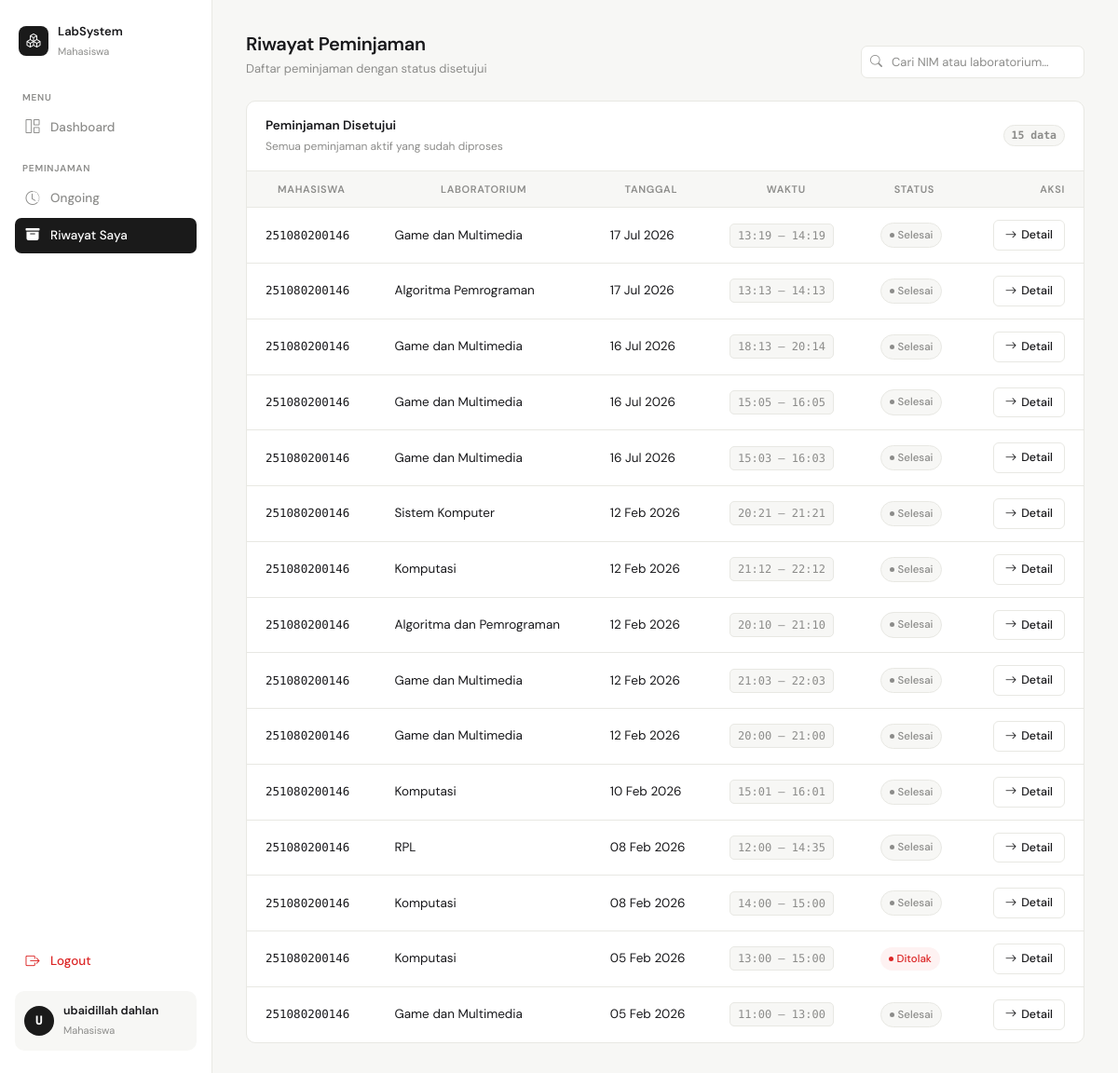
/mahasiswa/arsip_peminjaman_mhs.php (signed in), run on an earlier commit of the app's database.
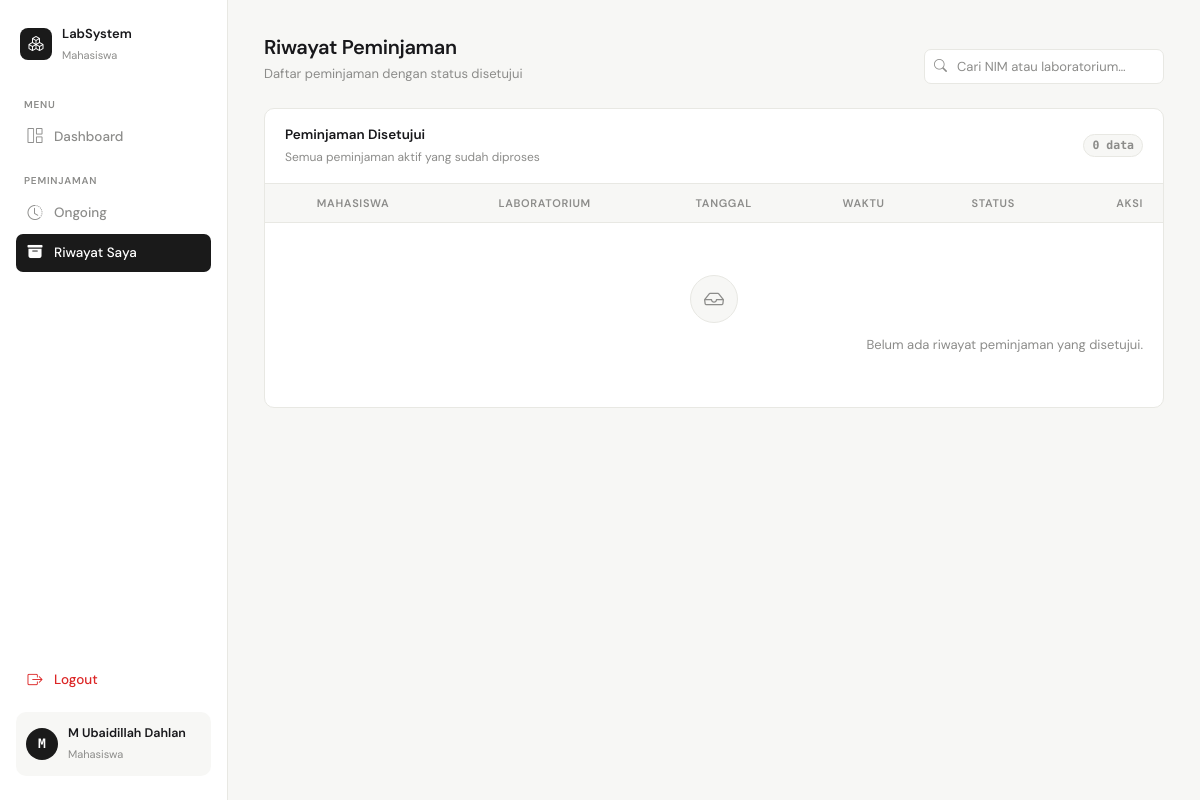
And on a later commit of the database.
### tables this page shows
CREATE TABLE `data_pinjam` (
  `id_data` int NOT NULL,
  `nim` char(12) NOT NULL,
  `jenis` enum('lab','barang') NOT NULL DEFAULT 'lab',
  `tanggal` date NOT NULL,
  `jam_mulai` time NOT NULL,
  `jam_selesai` time NOT NULL,
  `nama_lab` varchar(100) DEFAULT NULL,
  `id_barang` int DEFAULT NULL,
  `nama_barang` varchar(100) DEFAULT NULL,
  `jumlah` int DEFAULT NULL,
  `kursi` int DEFAULT NULL,
  `status` enum('disetujui','ditolak','menunggu','selesai') NOT NULL
);

### mahasiswa/arsip_peminjaman_mhs.php (the view, shortened to what this page needs)
<?php
require_once __DIR__ . '/../config/koneksi.php';
$query = mysqli_query($koneksi, "
    SELECT *
    FROM data_pinjam
    WHERE status IN ('selesai', 'ditolak') AND nim = '{$_SESSION['mahasiswa']['nim']}'
    ORDER BY tanggal DESC
");
?>
<!DOCTYPE html>
<html lang="id">
<head>
<link href="https://cdn.jsdelivr.net/npm/bootstrap-icons/font/bootstrap-icons.css" rel="stylesheet">
</head>
<body>
<aside class="sidebar" id="sidebar">
    <div class="sidebar-logo">
        <div class="logo-icon"><i class="bi bi-boxes"></i></div>
        <div class="sidebar-logo-text">
            <strong>LabSystem</strong>
            <span>Mahasiswa</span>
        </div>
    </div>
    <p class="nav-section">Menu</p>
    <ul style="list-style:none;padding:0;margin:0">
        <li class="nav-item">
            <a class="nav-link" href="dashboard_mhs.php">
                <i class="bi bi-grid-1x2"></i> Dashboard
            </a>
        </li>
    </ul>
    <p class="nav-section">Peminjaman</p>
    <ul style="list-style:none;padding:0;margin:0">
        <li class="nav-item">
            <a class="nav-link " href="riwayat_pinjam_mhs.php">
                <i class="bi bi-clock-history"></i> Ongoing
            </a>
        </li>
    </ul>
    <ul style="list-style:none;padding:0;margin:0">
        <li class="nav-item">
            <a class="nav-link active" href="arsip_peminjaman_mhs.php">
                <i class="bi bi-archive-fill"></i> Riwayat Saya
            </a>
        </li>
    </ul>
    <div style="flex:1"></div>
    <ul style="list-style:none;padding:0;margin:0 0 12px">
        <li class="nav-item">
            <a class="nav-link danger" href="../auth/logout.php" onclick="return confirm('Yakin ingin logout?')">
                <i class="bi bi-box-arrow-right"></i> Logout
            </a>
        </li>
    </ul>
    <div class="sidebar-user">
        <div class="avatar"><?= strtoupper(substr($_SESSION['mahasiswa']['nama'], 0, 1)) ?></div>
        <div class="sidebar-user-info">
            <strong><?= htmlspecialchars($_SESSION['mahasiswa']['nama']) ?></strong>
            <span>Mahasiswa</span>
        </div>
    </div>
</aside>
<main class="main">
    <div class="page-header">
        <div class="page-header-left">
            <h1>Riwayat Peminjaman</h1>
            <p>Daftar peminjaman dengan status disetujui</p>
        </div>
        <div class="toolbar">
            <div class="search-wrap">
                <input type="text" class="search-input" id="searchInput" placeholder="Cari NIM atau laboratorium…">
            </div>
        </div>
    </div>
    <div class="card">
        <div class="card-header">
            <div class="card-header-left">
                <h2>Peminjaman Disetujui</h2>
                <span>Semua peminjaman aktif yang sudah diproses</span>
            </div>
            <span class="count-chip" id="rowCount">—</span>
        </div>
        <div class="table-wrap">
            <table>
                <thead>
                    <tr>
                        <th>Mahasiswa</th>
                        <th>Laboratorium</th>
                        <th>Tanggal</th>
                        <th>Waktu</th>
                        <th>Status</th>
                        <th>Aksi</th>
                    </tr>
                </thead>
                <tbody id="tableBody">
                <?php if (mysqli_num_rows($query) == 0): ?>
                    <tr class="no-result-row">
                        <td colspan="6">
                            <div class="empty-icon"><i class="bi bi-inbox"></i></div>
                            <p>Belum ada riwayat peminjaman yang disetujui.</p>
                        </td>
                    </tr>
                <?php else: ?>
                    <?php while ($row = mysqli_fetch_assoc($query)):
                        $badgeClass = match($row['status']) {
                            'disetujui' => 'badge-disetujui',
                            'ditolak'   => 'badge-ditolak',
                            default     => 'badge-default'
                        };
                    ?>
                    <tr>
                        <td><span class="nim-text"><?= htmlspecialchars($row['nim']) ?></span></td>
                        <td><?= htmlspecialchars($row['nama_lab']) ?></td>
                        <td><?= date('d M Y', strtotime($row['tanggal'])) ?></td>
                        <td>
                            <span class="time-range">
                                <?= substr($row['jam_mulai'], 0, 5) ?> – <?= substr($row['jam_selesai'], 0, 5) ?>
                            </span>
                        </td>
                        <td>
                            <span class="badge <?= $badgeClass ?>">
                                <?= ucfirst($row['status']) ?>
                            </span>
                        </td>
                        <td>
                            <a href="detail_pinjam_mhs.php?id=<?= $row['id_data'] ?>" class="btn-detail">
                                <i class="bi bi-arrow-right"></i> Detail
                            </a>
                        </td>
                    </tr>
                    <?php endwhile; ?>
                <?php endif; ?>
                </tbody>
            </table>
        </div>
    </div>
</main>
</body>
</html>

What changed in the data, as far as the page shows it:
removed data_pinjam: nim "251080200146", nama_lab "Game dan Multimedia", tanggal "17 Jul 2026", jam_mulai "13:19", jam_selesai "14:19", status "Selesai"
removed data_pinjam: nim "251080200146", nama_lab "Algoritma Pemrograman", tanggal "17 Jul 2026", jam_mulai "13:13", jam_selesai "14:13", status "Selesai"
removed data_pinjam: nim "251080200146", nama_lab "Game dan Multimedia", tanggal "16 Jul 2026", jam_mulai "18:13", jam_selesai "20:14", status "Selesai"
removed data_pinjam: nim "251080200146", nama_lab "Game dan Multimedia", tanggal "16 Jul 2026", jam_mulai "15:05", jam_selesai "16:05", status "Selesai"
removed data_pinjam: nim "251080200146", nama_lab "Game dan Multimedia", tanggal "16 Jul 2026", jam_mulai "15:03", jam_selesai "16:03", status "Selesai"
removed data_pinjam: nim "251080200146", nama_lab "Sistem Komputer", tanggal "12 Feb 2026", jam_mulai "20:21", jam_selesai "21:21", status "Selesai"
removed data_pinjam: nim "251080200146", nama_lab "Komputasi", tanggal "12 Feb 2026", jam_mulai "21:12", jam_selesai "22:12", status "Selesai"
removed data_pinjam: nim "251080200146", nama_lab "Algoritma dan Pemrograman", tanggal "12 Feb 2026", jam_mulai "20:10", jam_selesai "21:10", status "Selesai"
removed data_pinjam: nim "251080200146", nama_lab "Game dan Multimedia", tanggal "12 Feb 2026", jam_mulai "21:03", jam_selesai "22:03", status "Selesai"
removed data_pinjam: nim "251080200146", nama_lab "Game dan Multimedia", tanggal "12 Feb 2026", jam_mulai "20:00", jam_selesai "21:00", status "Selesai"
removed data_pinjam: nim "251080200146", nama_lab "Komputasi", tanggal "10 Feb 2026", jam_mulai "15:01", jam_selesai "16:01", status "Selesai"
removed data_pinjam: nim "251080200146", nama_lab "RPL", tanggal "08 Feb 2026", jam_mulai "12:00", jam_selesai "14:35", status "Selesai"
removed data_pinjam: nim "251080200146", nama_lab "Komputasi", tanggal "08 Feb 2026", jam_mulai "14:00", jam_selesai "15:00", status "Selesai"
removed data_pinjam: nim "251080200146", nama_lab "Komputasi", tanggal "05 Feb 2026", jam_mulai "13:00", jam_selesai "15:00", status "Ditolak"
removed data_pinjam: nim "251080200146", nama_lab "Game dan Multimedia", tanggal "05 Feb 2026", jam_mulai "11:00", jam_selesai "13:00", status "Selesai"
Also different on the page:
substr($_SESSION['mahasiswa']['nama'], 0, 1): "U" → "M"
$_SESSION['mahasiswa']['nama']: "ubaidillah dahlan" → "M Ubaidillah Dahlan"
text written by a page script: "15 data" → "0 data"
text now shown: "Belum ada riwayat peminjaman yang disetujui."
